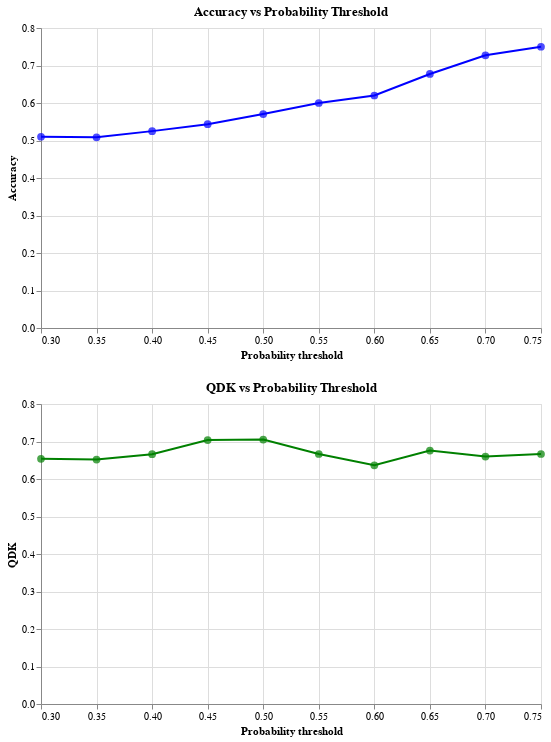

Notebook code for this chart:
### Code cell
accuracy_line = alt.Chart(proba_thre_df).mark_line(color='blue').encode(
    x='Probability threshold',
    y='Accuracy'
).properties(
    width=500, height=300,
    title='Accuracy vs Probability Threshold'
)

accuracy_point = alt.Chart(proba_thre_df).mark_circle(size=60, color='blue').encode(
    x='Probability threshold',
    y='Accuracy'
)

# QDK chart
QDK_line = alt.Chart(proba_thre_df).mark_line(color='green').encode(
    x='Probability threshold',
    y='QDK'
).properties(
    width=500, height=300,
    title='QDK vs Probability Threshold'
)

QDK_point = alt.Chart(proba_thre_df).mark_circle(size=60, color='green').encode(
    x='Probability threshold',
    y='QDK'
)

# Combine the charts and add spacing
combined_chart = (accuracy_line + accuracy_point) & (QDK_line + QDK_point)
combined_chart

### Figure 1 — Vega-Lite specification as saved in the notebook (floating-point values rounded to 4 significant figures)
{"config": {"view": {"continuousWidth": 300, "continuousHeight": 300}}, "vconcat": [{"layer": [{"mark": {"type": "line", "color": "blue"}, "encoding": {"x": {"field": "Probability threshold", "type": "quantitative"}, "y": {"field": "Accuracy", "type": "quantitative"}}, "title": "Accuracy vs Probability Threshold"}, {"mark": {"type": "circle", "color": "blue", "size": 60}, "encoding": {"x": {"field": "Probability threshold", "type": "quantitative"}, "y": {"field": "Accuracy", "type": "quantitative"}}}], "height": 300, "width": 500}, {"layer": [{"mark": {"type": "line", "color": "green"}, "encoding": {"x": {"field": "Probability threshold", "type": "quantitative"}, "y": {"field": "QDK", "type": "quantitative"}}, "title": "QDK vs Probability Threshold"}, {"mark": {"type": "circle", "color": "green", "size": 60}, "encoding": {"x": {"field": "Probability threshold", "type": "quantitative"}, "y": {"field": "QDK", "type": "quantitative"}}}], "height": 300, "width": 500}], "data": {"name": "data-e63ff46e4afd18b7e54a38b066e9eaf4"}, "$schema": "https://vega.github.io/schema/vega-lite/v5.17.0.json", "datasets": {"data-e63ff46e4afd18b7e54a38b066e9eaf4": [{"Probability threshold": 0.3, "Observation numers": 300, "Accuracy": 0.51, "QDK": 0.654}, {"Probability threshold": 0.35, "Observation numers": 299, "Accuracy": 0.5084, "QDK": 0.6518}, {"Probability threshold": 0.4, "Observation numers": 280, "Accuracy": 0.525, "QDK": 0.666}, {"Probability threshold": 0.45, "Observation numers": 230, "Accuracy": 0.5435, "QDK": 0.7038}, {"Probability threshold": 0.5, "Observation numers": 156, "Accuracy": 0.5705, "QDK": 0.7053}, {"Probability threshold": 0.55, "Observation numers": 90, "Accuracy": 0.6, "QDK": 0.6667}, {"Probability threshold": 0.6, "Observation numers": 50, "Accuracy": 0.62, "QDK": 0.6365}, {"Probability threshold": 0.65, "Observation numers": 31, "Accuracy": 0.6774, "QDK": 0.6757}, {"Probability threshold": 0.7, "Observation numers": 11, "Accuracy": 0.7273, "QDK": 0.6598}, {"Probability threshold": 0.75, "Observation numers": 8, "Accuracy": 0.75, "QDK": 0.6667}]}}
